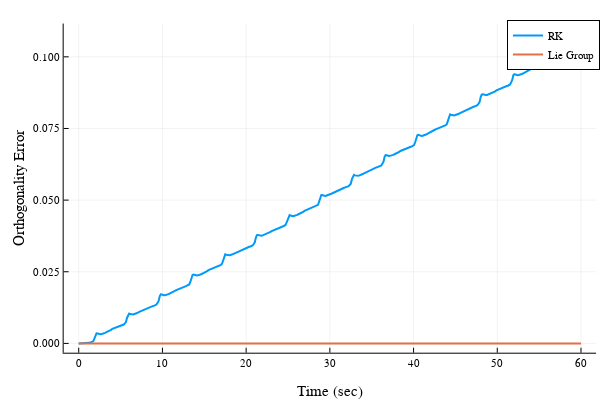

Write notebook code for a chart like this one.
### Code cell
#Now let's simulate the same example and plot the orthogonality error again

h = 0.1
N = N = Int(floor(Tf./h + 1))
thist = h.*Array(0:(N-1))

xtrajQ = zeros(12,N)
xtrajQ[:,1] .= x0Q

for k = 1:(N-1)
    xtrajQ[:,k+1] .= lie_midpoint_step_Q(xtrajQ[:,k], h)
end

Qerr2 = zeros(N)
for k = 1:N
    Qk = reshape(xtrajQ[1:9,k],3,3)
    Qerr2[k] = tr(Qk'*Qk - I(3))
end

plot(sol_Q.t,Qerr,xlabel="Time (sec)",ylabel="Orthogonality Error",label="RK",lw=2)
plot!(thist,Qerr2,label="Lie Group",lw=2)

### Figure 1 — Plotly figure (JSON) as saved in the notebook; plotly's stock layout.template omitted (floating-point values rounded to 4 significant figures; data arrays with more than 128 entries replaced by an {"elided": "..."} marker saying what was removed)
{"data": [{"colorbar": {"title": ""}, "legendgroup": "RK", "line": {"color": "rgba(0, 154, 250, 1.000)", "dash": "solid", "shape": "linear", "width": 2}, "mode": "lines", "name": "RK", "showlegend": true, "type": "scatter", "x": {"elided": "455 float values"}, "xaxis": "x", "y": {"elided": "455 float values"}, "yaxis": "y", "zmax": null, "zmin": null}, {"colorbar": {"title": ""}, "legendgroup": "Lie Group", "line": {"color": "rgba(227, 111, 71, 1.000)", "dash": "solid", "shape": "linear", "width": 2}, "mode": "lines", "name": "Lie Group", "showlegend": true, "type": "scatter", "x": {"elided": "601 float values"}, "xaxis": "x", "y": {"elided": "601 float values"}, "yaxis": "y", "zmax": null, "zmin": null}], "layout": {"annotations": [], "height": 400, "legend": {"bgcolor": "rgba(255, 255, 255, 1.000)", "bordercolor": "rgba(0, 0, 0, 1.000)", "borderwidth": 1, "font": {"color": "rgba(0, 0, 0, 1.000)", "family": "sans-serif", "size": 11}, "title": {"font": {"color": "rgba(0, 0, 0, 1.000)", "family": "sans-serif", "size": 15}, "text": ""}, "tracegroupgap": 0, "traceorder": "normal", "x": 1, "xanchor": "auto", "y": 1, "yanchor": "auto"}, "margin": {"b": 20, "l": 0, "r": 0, "t": 20}, "paper_bgcolor": "rgba(255, 255, 255, 1.000)", "plot_bgcolor": "rgba(255, 255, 255, 1.000)", "showlegend": true, "width": 600, "xaxis": {"anchor": "y", "domain": [0.1061, 0.9934], "gridcolor": "rgba(0, 0, 0, 0.100)", "gridwidth": 0.5, "linecolor": "rgba(0, 0, 0, 1.000)", "mirror": false, "range": [-1.8, 61.8], "showgrid": true, "showline": true, "showticklabels": true, "tickangle": 0, "tickcolor": "rgb(0, 0, 0)", "tickfont": {"color": "rgba(0, 0, 0, 1.000)", "family": "sans-serif", "size": 11}, "tickmode": "array", "ticks": "inside", "ticktext": ["0", "10", "20", "30", "40", "50", "60"], "tickvals": [0, 10, 20, 30, 40, 50, 60], "title": "Time (sec)", "titlefont": {"color": "rgba(0, 0, 0, 1.000)", "family": "sans-serif", "size": 15}, "type": "-", "visible": true, "zeroline": false, "zerolinecolor": "rgba(0, 0, 0, 1.000)"}, "yaxis": {"anchor": "x", "domain": [0.07581, 0.9902], "gridcolor": "rgba(0, 0, 0, 0.100)", "gridwidth": 0.5, "linecolor": "rgba(0, 0, 0, 1.000)", "mirror": false, "range": [-0.003251, 0.1116], "showgrid": true, "showline": true, "showticklabels": true, "tickangle": 0, "tickcolor": "rgb(0, 0, 0)", "tickfont": {"color": "rgba(0, 0, 0, 1.000)", "family": "sans-serif", "size": 11}, "tickmode": "array", "ticks": "inside", "ticktext": ["0.000", "0.025", "0.050", "0.075", "0.100"], "tickvals": [0, 0.025, 0.05, 0.075, 0.1], "title": "Orthogonality Error", "titlefont": {"color": "rgba(0, 0, 0, 1.000)", "family": "sans-serif", "size": 15}, "type": "-", "visible": true, "zeroline": false, "zerolinecolor": "rgba(0, 0, 0, 1.000)"}}}
